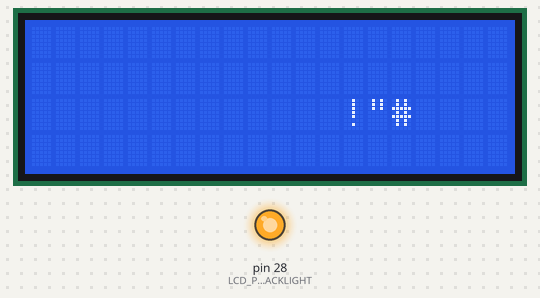
Bench run of a sketch on a simulated Arduino Mega 2560, built with avr-gcc and run on an emulated ATmega2560. On the bench: 20×4 character LCD, output pins drawn as LEDs (lit = HIGH).

Above: at 17.6 s.
At 22.6 s:
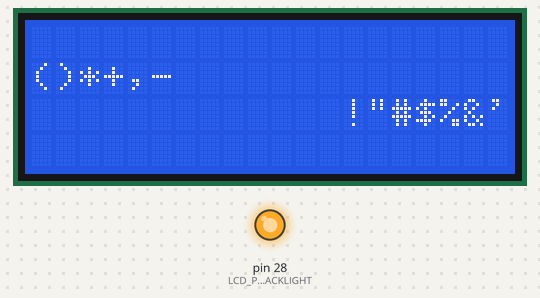
At 28.1 s:
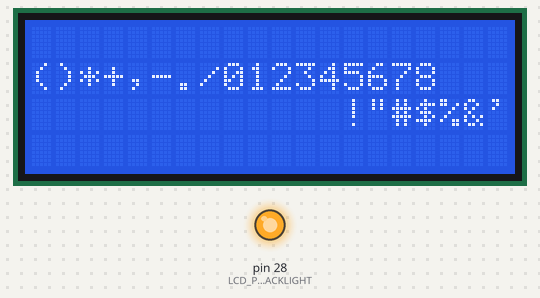
At 39.1 s:
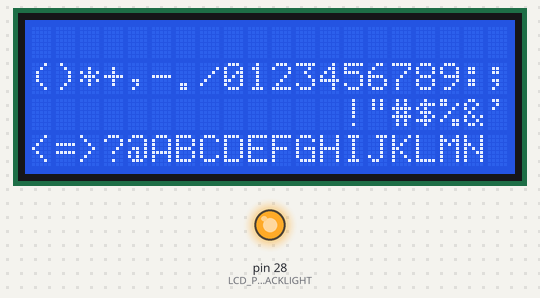
Timing chart, 0 to 40.0 s (numbered marks = the images above):
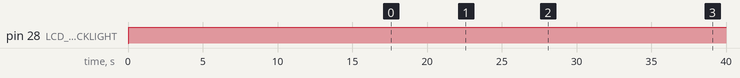

Measured:
- by itself, pin 28 (LCD_PIN_BACKLIGHT): LOW → HIGH at 0.06 s
- what the display in image 0 shows lasts 0.5 s, from 17.6 s to 18.1 s

The sketch:

displayAllcarsLCD4x20.ino
```cpp
#include <LiquidCrystal.h>

LiquidCrystal lcd(22, 23, 24, 25, 26, 27);

#define LCD_PIN_BACKLIGHT 28

void setup() {
  // put your setup code here, to run once:
lcd.begin(20, 4);
lcd.setCursor(0,0);
digitalWrite(LCD_PIN_BACKLIGHT,HIGH);
pinMode(LCD_PIN_BACKLIGHT,OUTPUT);
for(int i=0; i<256; i++)
{
  lcd.write(i);
  delay(500);
}
}

void loop() {
  // put your main code here, to run repeatedly:

}
```
